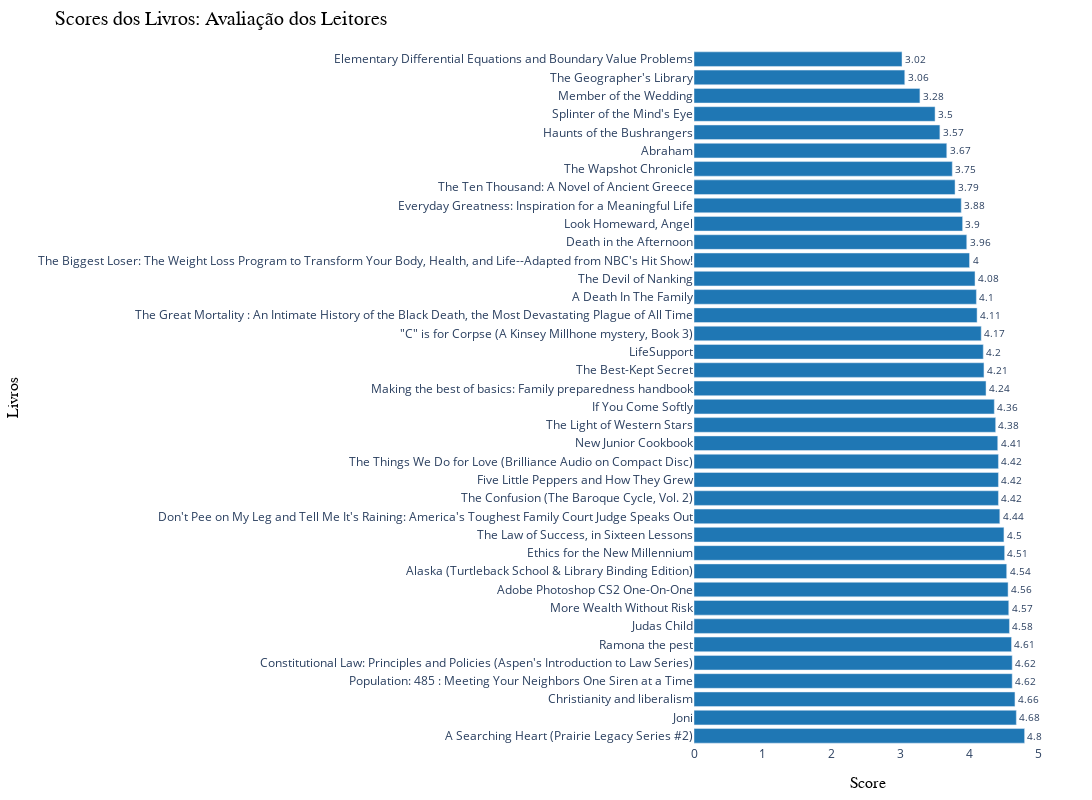

Here is the notebook cell this chart was saved with:
### Code cell
# Ordenar os dados pelo score do maior para o menor
bd_sorted = bd.sort_values(by='score', ascending=False)

# Dados para o gráfico
categorias = bd_sorted['Title']
valores = bd_sorted['score']

# Criação do gráfico de barras horizontal
fig = go.Figure(data=[
    go.Bar(
        name='Valores', 
        y=categorias, 
        x=valores, 
        orientation='h',
        marker=dict(
            color='#1f77b4'  # Cor das barras
        ),
        text=valores,  # Adiciona os valores como rótulos
        textposition='outside',  # Posição dos rótulos
        hoverinfo='y+x'  # Informação exibida ao passar o mouse
    )
])

# Personalização do layout do gráfico
fig.update_layout(
    title='Scores dos Livros: Avaliação dos Leitores',
    title_font=dict(size=20, family='Arial', color='black'),
    xaxis_title='Score',
    yaxis_title='Livros',
    xaxis=dict(
        title_font=dict(size=16, family='Arial', color='black'),
        tickfont=dict(size=12)
    ),
    yaxis=dict(
        title_font=dict(size=16, family='Arial', color='black'),
        tickfont=dict(size=12)
    ),
    height=800,  # Aumentar a altura do gráfico
    width=1300,
    plot_bgcolor='white',  # Fundo do gráfico branco
    paper_bgcolor='white',  # Fundo do papel branco
    margin=dict(l=150, r=50, t=50, b=50)  # Margens
)

fig.show()

### Figure 1 — Plotly figure (JSON) as saved in the notebook; plotly's stock layout.template omitted (floating-point values rounded to 4 significant figures)
{"data": [{"hoverinfo": "y+x", "marker": {"color": "#1f77b4"}, "name": "Valores", "orientation": "h", "text": [4.8, 4.68, 4.66, 4.62, 4.62, 4.61, 4.58, 4.57, 4.56, 4.54, 4.51, 4.5, 4.44, 4.42, 4.42, 4.42, 4.41, 4.38, 4.36, 4.24, 4.21, 4.2, 4.17, 4.11, 4.1, 4.08, 4, 3.96, 3.9, 3.88, 3.79, 3.75, 3.67, 3.57, 3.5, 3.28, 3.06, 3.02], "textposition": "outside", "type": "bar", "x": [4.8, 4.68, 4.66, 4.62, 4.62, 4.61, 4.58, 4.57, 4.56, 4.54, 4.51, 4.5, 4.44, 4.42, 4.42, 4.42, 4.41, 4.38, 4.36, 4.24, 4.21, 4.2, 4.17, 4.11, 4.1, 4.08, 4, 3.96, 3.9, 3.88, 3.79, 3.75, 3.67, 3.57, 3.5, 3.28, 3.06, 3.02], "y": ["A Searching Heart (Prairie Legacy Series #2)", "Joni", "Christianity and liberalism", "Population: 485 : Meeting Your Neighbors One Siren at a Time", "Constitutional Law: Principles and Policies (Aspen's Introduction to Law Series)", "Ramona the pest", "Judas Child", "More Wealth Without Risk", "Adobe Photoshop CS2 One-On-One", "Alaska (Turtleback School & Library Binding Edition)", "Ethics for the New Millennium", "The Law of Success, in Sixteen Lessons", "Don't Pee on My Leg and Tell Me It's Raining: America's Toughest Family Court Judge Speaks Out", "The Confusion (The Baroque Cycle, Vol. 2)", "Five Little Peppers and How They Grew", "The Things We Do for Love (Brilliance Audio on Compact Disc)", "New Junior Cookbook", "The Light of Western Stars", "If You Come Softly", "Making the best of basics: Family preparedness handbook", "The Best-Kept Secret", "LifeSupport", "\"C\" is for Corpse (A Kinsey Millhone mystery, Book 3)", "The Great Mortality : An Intimate History of the Black Death, the Most Devastating Plague of All Time", "A Death In The Family", "The Devil of Nanking", "The Biggest Loser: The Weight Loss Program to Transform Your Body, Health, and Life--Adapted from NBC's Hit Show!", "Death in the Afternoon", "Look Homeward, Angel", "Everyday Greatness: Inspiration for a Meaningful Life", "The Ten Thousand: A Novel of Ancient Greece", "The Wapshot Chronicle", "Abraham", "Haunts of the Bushrangers", "Splinter of the Mind's Eye", "Member of the Wedding", "The Geographer's Library", "Elementary Differential Equations and Boundary Value Problems"]}], "layout": {"height": 800, "margin": {"b": 50, "l": 150, "r": 50, "t": 50}, "paper_bgcolor": "white", "plot_bgcolor": "white", "title": {"font": {"color": "black", "family": "Arial", "size": 20}, "text": "Scores dos Livros: Avaliação dos Leitores"}, "width": 1300, "xaxis": {"tickfont": {"size": 12}, "title": {"font": {"color": "black", "family": "Arial", "size": 16}, "text": "Score"}}, "yaxis": {"tickfont": {"size": 12}, "title": {"font": {"color": "black", "family": "Arial", "size": 16}, "text": "Livros"}}}}
